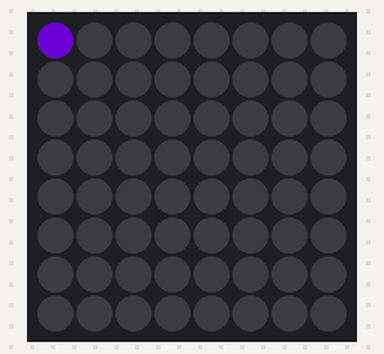
Recording of a program running on a simulated Raspberry Pi (BCM pin numbers) with a Sense HAT. Shown: the Sense HAT's 8×8 RGB LED matrix. Dim RGB values are drawn brighter than linear; random numbers come from a fixed seed.

Above: at 0.12 s.
At 4.26 s:
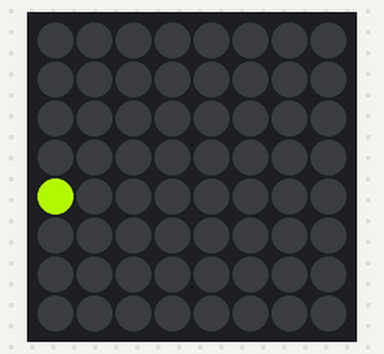
At 8.6 s:
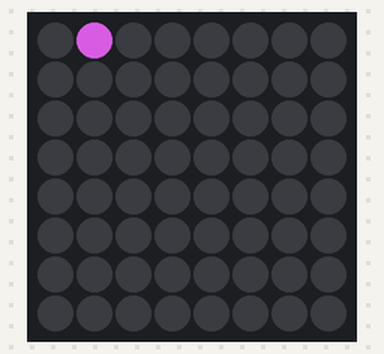
At 17.09 s:
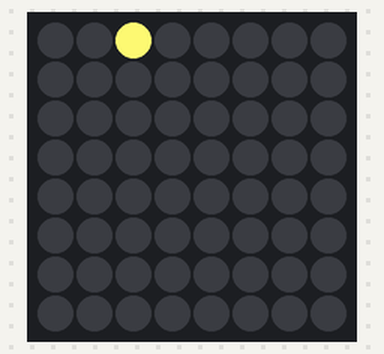
At 28.52 s:
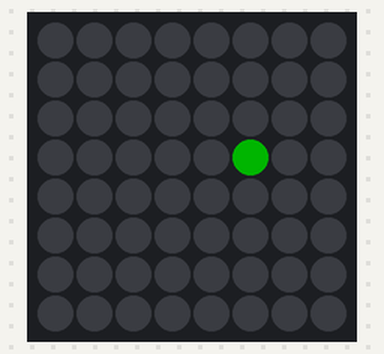
At 37.61 s:
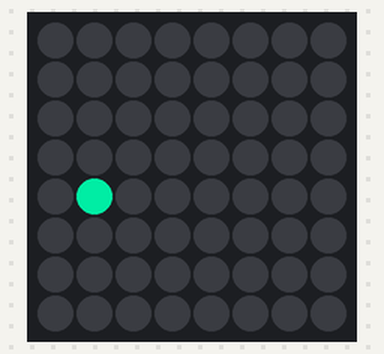

The program:

pixelator.py
```python
from sense_hat import SenseHat
import time
from random import randint
from math import cos
sense = SenseHat()

while True:
    for i in range(0, 64):

        sense.clear()
        x = i % 8
        y = i // 8
        sense.set_pixel(x, y, randint(0,255), randint(0,255), randint(0,255))
        sleep_time = abs(cos(i / 10)) * 0.2
        time.sleep(sleep_time)
```
